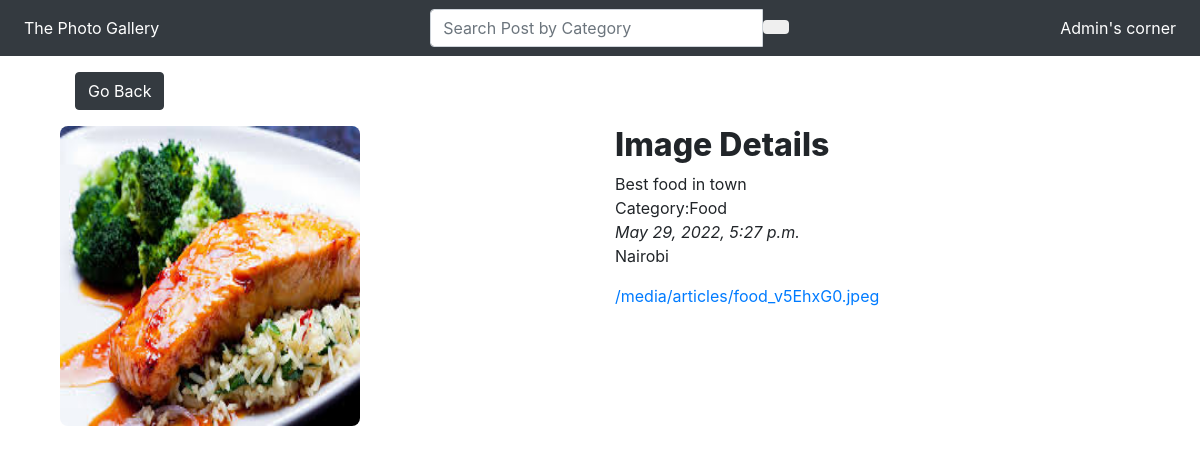
The app's page /image/2 with its own data.
### pictures/models.py (models this page shows, shortened)
class Post(models.Model):
    image = models.ImageField(upload_to = 'articles/',default='IMAGE')
    imagename =  models.CharField(max_length =30)
    description = models.TextField()
    author = models.ForeignKey(User, on_delete=models.CASCADE)
    created = models.DateTimeField(auto_now_add=True)
    modified = models.DateTimeField(auto_now=True)
    category = models.ForeignKey(Category, on_delete=models.CASCADE)
    location = models.ForeignKey(Location, on_delete=models.CASCADE,default='LOCATION')

class Category(models.Model):
    category = models.CharField(max_length =30, null='False', blank='False')
    author = models.ForeignKey(User, on_delete=models.CASCADE)
    created = models.DateTimeField(auto_now_add=True)
    modified = models.DateTimeField(auto_now=True)
    def __str__(self):
        return self.category

class Location(models.Model):
    country =  models.CharField(max_length =10)
    city =  models.CharField(max_length =10)
    def __str__(self):
        return self.city

### pictures/views.py (the view)
# urls.py: path('image/<str:pk>', views.viewPhoto, name='image'),
def viewPhoto(request, pk):
    post = Post.objects.get(id=pk)
    return render(request, 'pictures/image.html', {'post':post})

### pictures/templates/pictures/image.html
{%extends 'pictures/base.html'%}
 {% block content %}
 <div class="container">
  <div class="col">
    <a class="btn btn-dark my-3" href="/">Go Back</a>
</div>
<div class="view">
    <div class="row">
        <div class="col-md-6">
            <img class="image-thumbnail" src="{{post.image.url}}" alt="Card image cap" width="400px" height="400px" style="border-radius: 8px; justify-items: center;">
        </div>
        <div class="col-md-6">
            <h2>Image Details</h2>
            <p >{{post.description}}<br>Category:{{post.category}}<br><em>{{post.created}}</em><br/>{{post.location}}</em></p>
            <a href="{{post.image.url}}">{{post.image.url}}</a>
        </div>
    </div>
</div>
 </div>
 {% endblock %}

### static/css/index.css (style rules this page uses)
img { max-width: 300px; max-height: 300px; }
h2 { font-weight: 800; }

### records on screen
Post: image (picture), description "Best food in town", category "Food", created "May 29, 2022, 5:27 p.m.", location "Nairobi", image "/media/articles/food_v5EhxG0.jpeg"
